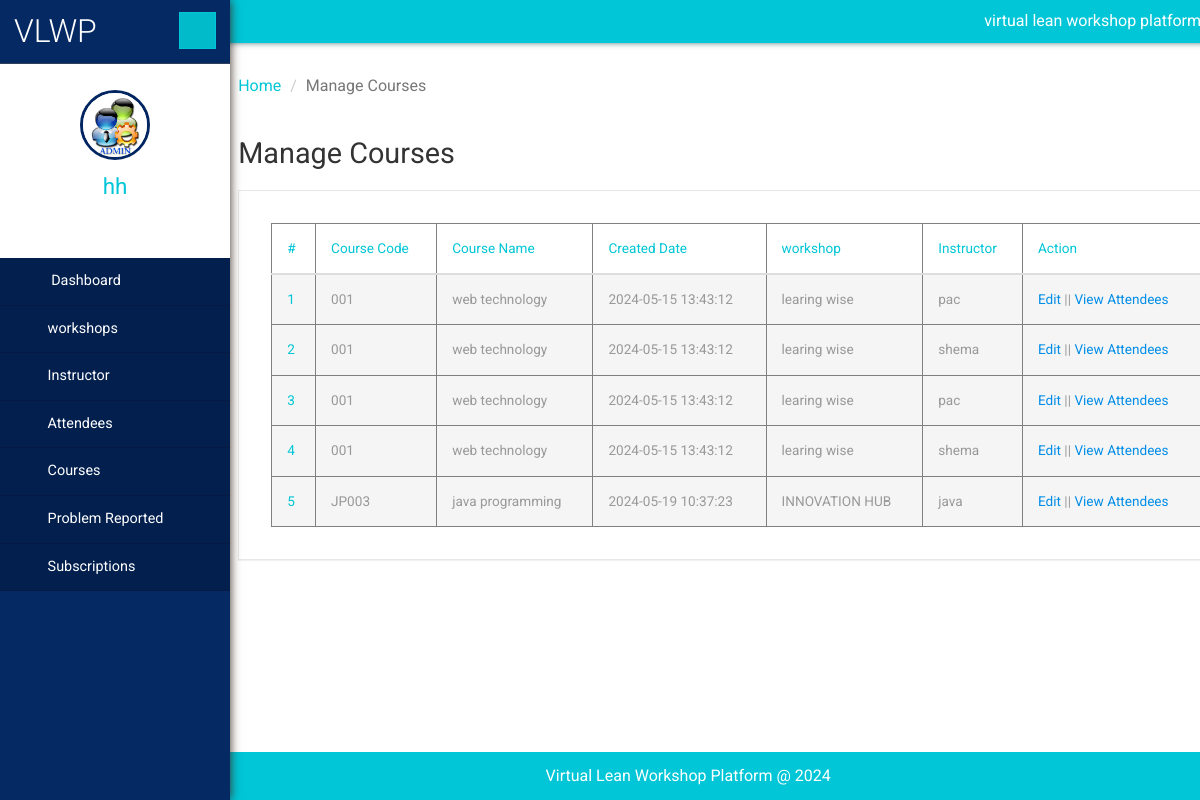
Page /admin/manageCourses.php (signed in) on the committed database.
### tables this page shows
CREATE TABLE `modules` (
  `ModuleID` int(11) NOT NULL,
  `Course_name` varchar(50) DEFAULT NULL,
  `Course_code` varchar(6) DEFAULT NULL,
  `created_at` timestamp NOT NULL DEFAULT current_timestamp(),
  `updated_at` timestamp NOT NULL DEFAULT current_timestamp() ON UPDATE current_timestamp(),
  `created_by` varchar(30) DEFAULT NULL,
  `updated_by` varchar(30) DEFAULT NULL
);

CREATE TABLE `workshop` (
  `wshopID` int(11) NOT NULL,
  `wname` varchar(50) DEFAULT NULL,
  `physical_addres` varchar(25) DEFAULT NULL,
  `url` varchar(50) DEFAULT NULL,
  `email` varchar(100) DEFAULT NULL,
  `phone` varchar(13) DEFAULT NULL,
  `password` varchar(255) NOT NULL,
  `created_at` timestamp NOT NULL DEFAULT current_timestamp(),
  `createdBy` varchar(20) NOT NULL,
  `updated_at` timestamp NOT NULL DEFAULT current_timestamp() ON UPDATE current_timestamp()
);

CREATE TABLE `instructor` (
  `instructorID` int(11) NOT NULL,
  `wshopID` int(11) DEFAULT NULL,
  `name` varchar(50) DEFAULT NULL,
  `phone` varchar(24) DEFAULT NULL,
  `email` varchar(30) DEFAULT NULL,
  `created_at` timestamp NOT NULL DEFAULT current_timestamp(),
  `updated_at` timestamp NOT NULL DEFAULT current_timestamp() ON UPDATE current_timestamp(),
  `created_by` varchar(30) DEFAULT NULL,
  `updated_by` varchar(30) DEFAULT NULL,
  `password` varchar(255) DEFAULT 'name'
);

CREATE TABLE `users` (
  `usr_id` int(11) NOT NULL,
  `email` varchar(100) NOT NULL,
  `userName` varchar(30) DEFAULT NULL,
  `password` varchar(255) DEFAULT NULL,
  `createdBy` varchar(30) NOT NULL,
  `created_at` timestamp NOT NULL DEFAULT current_timestamp(),
  `updated_at` timestamp NOT NULL DEFAULT current_timestamp() ON UPDATE current_timestamp()
);

### admin/manageCourses.php (the view, shortened to what this page needs)
<?php
include('includes/dbconnection.php');
   ?>
    <!DOCTYPE HTML>
    <html>
    <head>
        <link href="css/bootstrap.min.css" rel='stylesheet' type='text/css'/>
        <link href="css/style.css" rel='stylesheet' type='text/css'/>
        <link href="css/font-awesome.css" rel="stylesheet">
        <link rel="stylesheet" href="css/icon-font.min.css" type='text/css'/>
    </head>
    <body>
    <div class="page-container">
        <div class="left-content">
            <div class="inner-content">
                <?php include_once('includes/header.php'); ?>
                <div class="outter-wp">
                    <div class="sub-heard-part">
                        <ol class="breadcrumb m-b-0">
                            <li><a href="dashboard.php">Home</a></li>
                            <li class="active">Manage Courses</li>
                        </ol>
                    </div>
                    <div class="graph-visual tables-main">
                        <h3 class="inner-tittle two">Manage Courses </h3>
                        <div class="graph">
                            <div class="tables">
                                <table class="table" border="1">
                                    <thead>
                                    <tr>
                                        <th>#</th>
                                        <th>Course Code</th>
                                        <th>Course Name</th>
                                        <th>Created Date</th>
                                        <th>workshop</th>
                                        <th>Instructor</th>
                                        <th>Action</th>
                                    </tr>
                                    </thead>
                                    <tbody>
                                    <?php
                                    $sql = "SELECT
                                                modules.Course_code,
                                                modules.Course_name,
                                                modules.created_at,
                                                modules.moduleID,
                                                workshop.wname,
                                                instructor.name
                                            FROM
                                                modules
                                            LEFT JOIN
                                                instructor_moules ON modules.moduleID= instructor_moules.moduleID
                                            LEFT JOIN
                                                instructor ON instructor_moules.instructorID = instructor.instructorID
                                            LEFT JOIN
                                                workshop ON instructor.wshopID = workshop.wshopID";
                                    $result = $connection->query($sql);
                                    if ($result->num_rows > 0) {
                                        $cnt = 1;
                                        while ($row1 = $result->fetch_assoc()) {
                                            ?>
                                            <tr class="active">
                                                <th scope="row"><?php echo htmlentities($cnt); ?></th>
                                                <td><?php echo htmlentities($row1['Course_code']); ?></td>
                                                <td><?php echo htmlentities($row1['Course_name']); ?></td>
                                                <td><?php echo htmlentities($row1['created_at']); ?></td>
                                                <td><?php echo htmlentities($row1['wname']); ?></td>
                                                <td><?php echo htmlentities($row1['name']); ?></td>
                                                <td><a href="editCoursesDetails.php?editid=<?php echo $row1['moduleID']; ?>">Edit</a> || <a href="enrolledAttendees.php?editid=<?php echo $row1['moduleID']; ?>">View Attendees</a></td>
                                            </tr>
                                            <?php $cnt = $cnt + 1;
                                        }
                                    } else {
                                        echo "<tr><td colspan='7'>No records found</td></tr>";
                                    }
                                    ?>
                                    </tbody>
                                </table>
                            </div>
                        </div>
                    </div>
                </div>
                <?php include_once('includes/footer.php'); ?>
            </div>
        </div>
        <?php include_once('includes/sidebar.php'); ?>
    </div>
    </body>
    </html>

### admin/includes/header.php (shortened to what this page needs)
<div class="header-section">
        <div class="top_menu">
          <div class="profile_details_left">
            <ul class="nofitications-dropdown">
              <p style="padding-top: 10px;color: white;text-align: center;">virtual lean workshop platform </p>
            </ul>
          </div>
          <div class="clearfix"></div>
        </div>
      </div>

### admin/includes/footer.php
<footer>
           <p>Virtual Lean Workshop Platform @ <?php echo date("Y")?></p>
       </footer>

### admin/includes/sidebar.php (shortened to what this page needs)
<?php
include('includes/dbconnection.php');
    $user = $_SESSION['user'];
    $stmt = $connection->prepare("SELECT * FROM users WHERE usr_id = ?");
    $stmt->bind_param("s", $user);
    $stmt->execute();
    $result = $stmt->get_result();
    if ($result->num_rows > 0) {
        $row = $result->fetch_assoc();
    }else{
    header("index.php");
    }
?>
 <div class="sidebar-menu">
    <header class="logo">
        <a href="#" class="sidebar-icon"> <span class="fa fa-bars"></span> </a> <a href="dashboard.php"> <span id="logo"> <h1>VLWP</h1></span>
        </a>
    </header>
    <div class="down">
        <a href="dashboard.php"><img src="images/images.jpg" height="70" width="70"></a>
        <a href="dashboard.php"><span class=" name-caret"><?php echo $row['userName']; ?></span></a>
        <ul>
            <li><a class="tooltips" href="admin-profile.php"><span>Profile</span><i class="lnr lnr-user"></i></a></li>
            <li><a class="tooltips" href="change-password.php"><span>Settings</span><i class="lnr lnr-cog"></i></a></li>
            <li><a class="tooltips" href="logout.php"><span>Log out</span><i class="lnr lnr-power-switch"></i></a></li>
        </ul>
    </div>
    <div class="menu">
        <ul id="menu" >
            <li><a href="dashboard.php"><i class="fa fa-tachometer"></i> <span>Dashboard</span></a></li>
            <li id="menu-academico" ><a href="#"><i class="fa fa-user"></i><span>workshops</span> <span class="fa fa-angle-right" style="float: right"></span></a>
            </li>
            <li id="menu-academico" ><a href="#"><i class="fa fa-user"></i><span>Instructor</span> <span class="fa fa-angle-right" style="float: right"></span></a>
            </li>
            <li id="menu-academico" ><a href="#"><i class="fa fa-user"></i><span>Attendees</span> <span class="fa fa-angle-right" style="float: right"></span></a>
            </li>
            <li id="menu-academico" ><a href="#"><i class="fa fa-file-text-o"></i><span>Courses</span> <span class="fa fa-angle-right" style="float: right"></span></a>
            </li>
            <li id="menu-academico" ><a href="#"><i class="fa fa-file-text-o"></i><span>Problem Reported</span> <span class="fa fa-angle-right" style="float: right"></span></a>
            </li>
             <li id="menu-academico" ><a href="#"><i class="fa fa-file-text-o"></i><span>Subscriptions</span> <span class="fa fa-angle-right" style="float: right"></span></a>
    </div>
</div>

### rows in the picture
modules: Course_code "001", Course_name "web technology", created_at "2024-05-15 13:43:12", workshop.wname "learing wise", instructor.name "pac", instructor.name "shema"
modules: Course_code "JP003", Course_name "java programming", created_at "2024-05-19 10:37:23", workshop.wname "INNOVATION HUB", instructor.name "java"
users: userName "hh"
